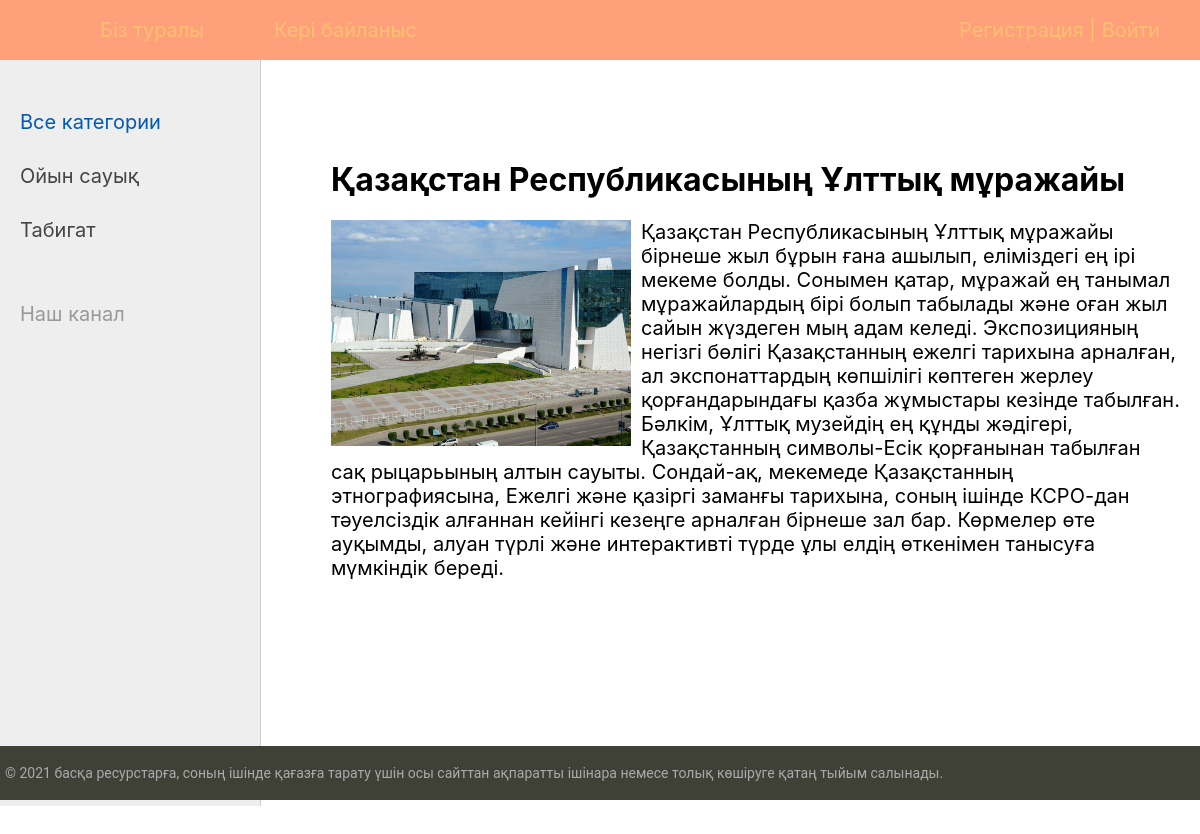
/post/azastan-respublikasyny-ltty-mrazhajy/, run on the app's committed database.
### tourist/models.py (models this page shows, shortened)
class Category(models.Model):
    name = models.CharField(max_length=100, db_index=True, verbose_name="Категория")
    slug = models.SlugField(max_length=255, unique=True, db_index=True, verbose_name="URL")
    def get_absolute_url(self):
        return reverse('category', kwargs={'cat_slug': self.slug})
    class Meta:
        verbose_name = 'Категория'
        verbose_name_plural = 'Категории'
        ordering = ['id']

class Tourist(models.Model):
    title = models.CharField(max_length=255, verbose_name="Заголовок")
    slug = models.SlugField(max_length=255, unique=True, db_index=True, verbose_name="URL")
    content = models.TextField(blank=True, verbose_name="Текст статьи")
    photo = models.ImageField(upload_to="photos/%Y/%m/%d/", verbose_name="Фото")
    time_create = models.DateTimeField(auto_now_add=True, verbose_name="Время создания")
    time_update = models.DateTimeField(auto_now=True, verbose_name="Время изменения")
    is_published = models.BooleanField(default=True, verbose_name="Публикация")
    cat = models.ForeignKey('Category', on_delete=models.PROTECT, verbose_name="Категории")
    def __str__(self):
        return self.title
    class Meta:
        verbose_name = 'Көрікті жерлер'
        verbose_name_plural = 'Көрікті жерлер'
        ordering = ['id']

### tourist/views.py (the view)
# urls.py: path('post/<slug:post_slug>/', ShowPost.as_view(), name='post'),
class ShowPost(DataMixin, DetailView):
    model = Tourist
    template_name = 'tourist/post.html'
    slug_url_kwarg = 'post_slug'
    context_object_name = 'post'
    def get_context_data(self, *, object_list=None, **kwargs):
        context = super().get_context_data(**kwargs)
        c_def = self.get_user_context(title=context['post'])
        return dict(list(context.items()) + list(c_def.items()))

### tourist/utils.py (called while the page is built)
    def get_user_context(self, **kwargs):
        context = kwargs
        cats = Category.objects.annotate(Count('tourist'))
        user_menu = menu.copy()
        if not self.request.user.is_authenticated:
            user_menu.pop(1)
        context['menu'] = user_menu
        context['cats'] = cats
        if 'cat_selected' not in context:
            context['cat_selected'] = 0
        return context

### tourist/templates/tourist/post.html
{% extends 'tourist/base.html' %}
{% block content %}
<h1>{{post.title}}</h1>
{% if post.photo %}
<p><img class="img-article-left" src="{{post.photo.url}}"></p>
{% endif %}
{{post.content|linebreaks}}
{% endblock %}

### tourist/templates/tourist/base.html (shortened to what this page needs)
{% load static %}
{% load tourist_tags %}
<!DOCTYPE html>
<html>
<head>
	<link type="text/css" href="{% static 'tourist/css/styles.css' %}" rel="stylesheet" />
</head>
<body>
<table class="table-page" border=0 cellpadding="0" cellspacing="0">
<tr><td valign=top>
{% block mainmenu %}
		<div class="header">
			<ul id="mainmenu" class="mainmenu">
			<li class="logo"><a href="{% url 'home' %}"><div class="logo"></div></a></li>
{% for m in menu %}
			<li><a href="{% url m.url_name %}">{{m.title}}</a></li>
{% endfor %}
				{% if request.user.is_authenticated %}
				<li class="last"> {{user.username}} | <a href="{% url 'logout' %}">Выйти</a></li>
				{% else %}
				<li class="last"><a href="{% url 'register' %}">Регистрация</a> | <a href="{% url 'login' %}">Войти</a></li>
				{% endif %}
			</ul>
		</div>
{% endblock mainmenu %}
<table class="table-content" border=0 cellpadding="0" cellspacing="0">
<tr>
	<td valign="top" class="left-chapters">
	<ul id="leftchapters">
{% if cat_selected == 0 %}
		<li class="selected">Все категории</li>
{% else %}
		<li><a href="{% url 'home' %}">Все категории</a></li>
{% endif %}
{% for c in cats %}
{% if c.tourist__count > 0 %}
	{% if c.pk == cat_selected %}
		<li class="selected">{{c.name}}</li>
	{% else %}
		<li><a href="{{ c.get_absolute_url }}">{{c.name}}</a></li>
	{% endif %}
{% endif %}
{% endfor %}
		<li class="share">
		<p>Наш канал</p>
		<a class="share-yt" href="https://www.youtube.com/channel/UClJzWfGWuGJL2t-3dYKcHTA/playlists" target="_blank" rel="nofollow"></a>
		</li>
	</ul>
</td>
<td valign="top" class="content">
	<div class="content-text">
{% block content %}
{% endblock %}
	</div>
</td></tr></table>
</td></tr>
<tr><td valign=top>
	<div id="footer">
		<p>© 2021 басқа ресурстарға, соның ішінде қағазға тарату үшін осы сайттан ақпаратты ішінара немесе толық көшіруге қатаң тыйым салынады.</p>
	</div>
</td></tr></table>
</body>
</html>

### tourist/static/tourist/css/styles.css (style rules this page uses)
html, body { font-family: "Inter",sans-serif; margin: 0; padding: 0; height: 100%; width: 100%; color: #444; }
a { color: #00FFFF; text-decoration: none; }
img { max-width: 600px; height: auto; }
img.img-article-left { max-width: 300px; height: auto; float: left; padding: 0 10px 10px 0; }
.table-page { width: 100%; height: 100%; vertical-align: top; }
.table-page tr { height: 100%; }
.header { background: #FFA07A; height: 60px; }
.logo { background: url('../images/logo.png') no-repeat 10px 5px; width: 70px; height: 60px; }
ul.mainmenu { list-style: none; margin: 0; padding: 0; height: 60px; color: #fdc073; font-size: 20px; overflow: hidden; }
ul.mainmenu li { float: left; margin: 18px 40px 0 30px; }
ul.mainmenu li.logo { margin: 0; }
ul.mainmenu li.last { float: right; }
ul.mainmenu li a { color: #fdc073; text-decoration: none; }
.table-content { width: 100%; min-height: 100%; height: 100%; }
.left-chapters { margin: 0; background: #eee; border-right: 1px solid #ccc; min-height: 100%; }
.left-chapters ul { width: 230px; min-height: 100%; margin: 0; padding: 20px 10px 10px 20px; list-style: none; font-size: 20px; }
.left-chapters ul li { margin: 30px 0 0 0; color: #999; }
.left-chapters ul li.selected { color: #0059b2; }
.left-chapters ul li a { color: #444; text-decoration: none; }
.left-chapters ul li.share { margin: 60px 0 0 0; }
.left-chapters ul li.share p { margin: 30px 0 30px 0; }
.left-chapters ul li.share a { display: inline-block; width: 40px; height: 40px; margin: 0 20px 0 0; }
.left-chapters ul li.share a.share-yt { width: 100%; height: 30px; background: url('../images/share_yt.png') no-repeat 0 0 }
.content { padding: 40px 20px 20px 40px; width: 100%; box-sizing: border-box; }
.content-text { margin: 60px 0 0 30px; color: #000; font-size: 20px; }
.content-text h1 { font-size: 32px; }
#footer { box-sizing: border-box; background: #3F4137; padding: 5px; color: #aaa; font-size: 14px; font-family: Roboto, sans-serif; text-align: left; overflow: hidden; }

### data on the page
Category: name "Ойын сауық"
Category: name "Табигат"
Tourist: title "Қазақстан Республикасының Ұлттық мұражайы", photo (picture), content "Қазақстан Республикасының Ұлттық мұражайы бірнеше жыл бұрын ғана ашылып, еліміздегі ең ірі мекеме болды. Сонымен қатар, мұражай ең танымал мұражайлардың бірі болып табылады және оған жыл сайын жүздеген мың адам келеді. Экспозицияның негізгі бөлігі Қазақстанның ежелгі тарихына арналған, ал экспонаттардың көпшілігі көптеген жерлеу қорғандарындағы қазба жұмыстары кезінде табылған. Бәлкім, Ұлттық музейдің ең құнды жәдігері, Қазақстанның символы-Есік қорғанынан табылған сақ рыцарьының алтын сауыты. Сондай-ақ, мекемеде Қазақстанның этнографиясына, Ежелгі және қазіргі заманғы тарихына, соның ішінде КСРО-дан тәуелсіздік алғаннан кейінгі кезеңге арналған бірнеше зал бар. Көрмелер өте ауқымды, алуан…"
